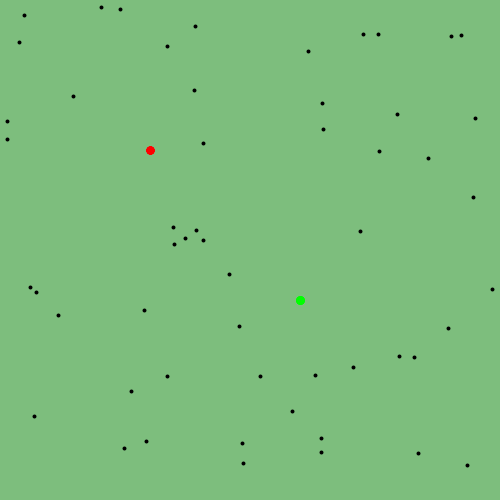
Frame 1 (no input)
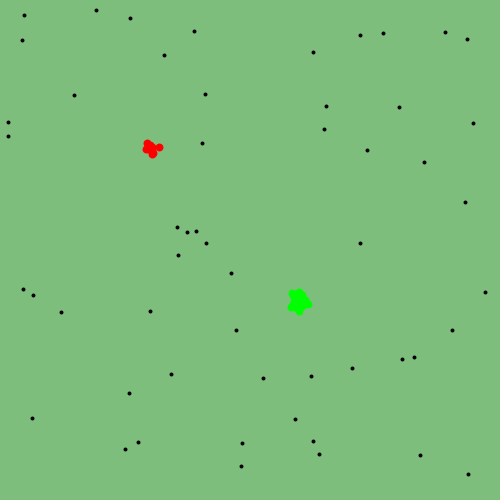
Frame 60 (the mouse pressed at the canvas centre just before this capture)
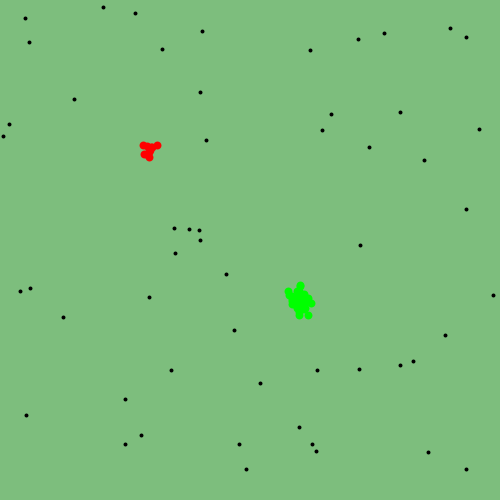
Frame 120 (the mouse held since frame 60 and released just before this capture)

The Processing sketch that drew these frames (run headless with seeded random() and noise(); from frame 60 on, the mouse is pressed at the canvas centre):

// Processing sketch: processing_117674
// ── processing_117674.pde

//Making changes on the indivudial numbers of the array//
//     If Ican specify the values of some certain cells of array, it will give me change to use each cell to make forms... Maybe in 3D, as well 



Cell[] myCells= new Cell[99];


void setup(){

size(500,500);
for(int i=0; i<myCells.length; i++){
  
  myCells[i]=new Cell();
  
  if(i>25 && i<=35){
    myCells[i].changecolor(255,0,0);
    myCells[i].fixlocation(150,150);
  }
  
  if(i>35 && i<=70){
    myCells[i].changecolor(0,255,0);
    myCells[i].fixlocation(300,300);
  }

}

}


void draw(){
background(125,190,125);
for(int i=0;i<myCells.length;i++){
  
  myCells[i].display();
  myCells[i].update();
  myCells[i].checkedges();
  
}

}
class Cell{
  
  PVector location;
  PVector velocity;
  float lineweight;
  float a;
  float b;
  float red,green,blue;
  float pointweight;

  Cell(){
  
  location= new PVector(random(0,500),random(0,500));
  lineweight= 3;
  a=0;
  b=0;
  red=0;
  green=0;
  blue=0;
  pointweight=4;

  }

  void display(){
  
  strokeWeight(pointweight);  
  stroke(red,green,blue);
  point(location.x,location.y);
    

  }

  void update(){
    
  velocity= new PVector(random(-1,1),random(-1,1));
  location.add(velocity);
    
    
  }
  
  void checkedges(){
    
    if(location.x>width || location.x<0){
      location.x = location.x * -1;
    }
    
    if(location.y>width || location.y<0){
      location.y = location.y * -1;
    }
  
}


void changecolor(int aaa, int bbb, int ccc){
  
  red=aaa;
  green=bbb;
  blue=ccc;
  pointweight=8;

}

void fixlocation(int xxx, int yyy){
  
  location.x=xxx;
  location.y=yyy;
}

}
